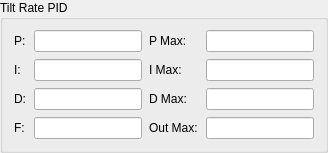
               <widget class="QGroupBox" name="TiltRate">
                <property name="title">
                 <string>Tilt Rate PID</string>
                </property>
                <layout class="QHBoxLayout" name="horizontalLayout_17">
                 <property name="spacing">
                  <number>7</number>
                 </property>
                 <property name="topMargin">
                  <number>10</number>
                 </property>
                 <item>
                  <layout class="QFormLayout" name="formLayout_2">
                   <property name="horizontalSpacing">
                    <number>8</number>
                   </property>
                   <item row="0" column="0">
                    <widget class="QLabel" name="label_CTRL_TLT_RTE_P">
                     <property name="sizePolicy">
                      <sizepolicy hsizetype="Preferred" vsizetype="Preferred">
                       <horstretch>0</horstretch>
                       <verstretch>0</verstretch>
                      </sizepolicy>
                     </property>
                     <property name="text">
                      <string>P:</string>
                     </property>
                    </widget>
                   </item>
                   <item row="0" column="1">
                    <widget class="QLineEdit" name="CTRL_TLT_RTE_P">
                     <property name="sizePolicy">
                      <sizepolicy hsizetype="Maximum" vsizetype="Fixed">
                       <horstretch>0</horstretch>
                       <verstretch>0</verstretch>
                      </sizepolicy>
                     </property>
                    </widget>
                   </item>
                   <item row="1" column="0">
                    <widget class="QLabel" name="label_CTRL_TLT_RTE_I">
                     <property name="text">
                      <string>I:</string>
                     </property>
                    </widget>
                   </item>
                   <item row="1" column="1">
                    <widget class="QLineEdit" name="CTRL_TLT_RTE_I">
                     <property name="sizePolicy">
                      <sizepolicy hsizetype="Maximum" vsizetype="Fixed">
                       <horstretch>0</horstretch>
                       <verstretch>0</verstretch>
                      </sizepolicy>
                     </property>
                    </widget>
                   </item>
                   <item row="2" column="0">
                    <widget class="QLabel" name="label_CTRL_TLT_RTE_D">
                     <property name="text">
                      <string>D:</string>
                     </property>
                    </widget>
                   </item>
                   <item row="2" column="1">
                    <widget class="QLineEdit" name="CTRL_TLT_RTE_D">
                     <property name="sizePolicy">
                      <sizepolicy hsizetype="Maximum" vsizetype="Fixed">
                       <horstretch>0</horstretch>
                       <verstretch>0</verstretch>
                      </sizepolicy>
                     </property>
                    </widget>
                   </item>
                   <item row="3" column="0">
                    <widget class="QLabel" name="label_CTRL_TLT_RTE_F">
                     <property name="text">
                      <string>F:</string>
                     </property>
                    </widget>
                   </item>
                   <item row="3" column="1">
                    <widget class="QLineEdit" name="CTRL_TLT_RTE_F">
                     <property name="sizePolicy">
                      <sizepolicy hsizetype="Maximum" vsizetype="Fixed">
                       <horstretch>0</horstretch>
                       <verstretch>0</verstretch>
                      </sizepolicy>
                     </property>
                    </widget>
                   </item>
                  </layout>
                 </item>
                 <item>
                  <layout class="QFormLayout" name="formLayout_6">
                   <property name="horizontalSpacing">
                    <number>8</number>
                   </property>
                   <item row="0" column="0">
                    <widget class="QLabel" name="label_CTRL_TLT_RTE_PM">
                     <property name="text">
                      <string>P Max:</string>
                     </property>
                    </widget>
                   </item>
                   <item row="0" column="1">
                    <widget class="QLineEdit" name="CTRL_TLT_RTE_PM">
                     <property name="sizePolicy">
                      <sizepolicy hsizetype="Maximum" vsizetype="Fixed">
                       <horstretch>0</horstretch>
                       <verstretch>0</verstretch>
                      </sizepolicy>
                     </property>
                    </widget>
                   </item>
                   <item row="1" column="0">
                    <widget class="QLabel" name="label_CTRL_TLT_RTE_IM">
                     <property name="text">
                      <string>I Max:</string>
                     </property>
                    </widget>
                   </item>
                   <item row="1" column="1">
                    <widget class="QLineEdit" name="CTRL_TLT_RTE_IM">
                     <property name="sizePolicy">
                      <sizepolicy hsizetype="Maximum" vsizetype="Fixed">
                       <horstretch>0</horstretch>
                       <verstretch>0</verstretch>
                      </sizepolicy>
                     </property>
                    </widget>
                   </item>
                   <item row="2" column="0">
                    <widget class="QLabel" name="label_CTRL_TLT_RTE_DM">
                     <property name="text">
                      <string>D Max:</string>
                     </property>
                    </widget>
                   </item>
                   <item row="2" column="1">
                    <widget class="QLineEdit" name="CTRL_TLT_RTE_DM">
                     <property name="sizePolicy">
                      <sizepolicy hsizetype="Maximum" vsizetype="Fixed">
                       <horstretch>0</horstretch>
                       <verstretch>0</verstretch>
                      </sizepolicy>
                     </property>
                    </widget>
                   </item>
                   <item row="3" column="0">
                    <widget class="QLabel" name="label_CTRL_TLT_RTE_OM">
                     <property name="text">
                      <string>Out Max:</string>
                     </property>
                    </widget>
                   </item>
                   <item row="3" column="1">
                    <widget class="QLineEdit" name="CTRL_TLT_RTE_OM">
                     <property name="sizePolicy">
                      <sizepolicy hsizetype="Maximum" vsizetype="Fixed">
                       <horstretch>0</horstretch>
                       <verstretch>0</verstretch>
                      </sizepolicy>
                     </property>
                    </widget>
                   </item>
                  </layout>
                 </item>
                </layout>
               </widget>
